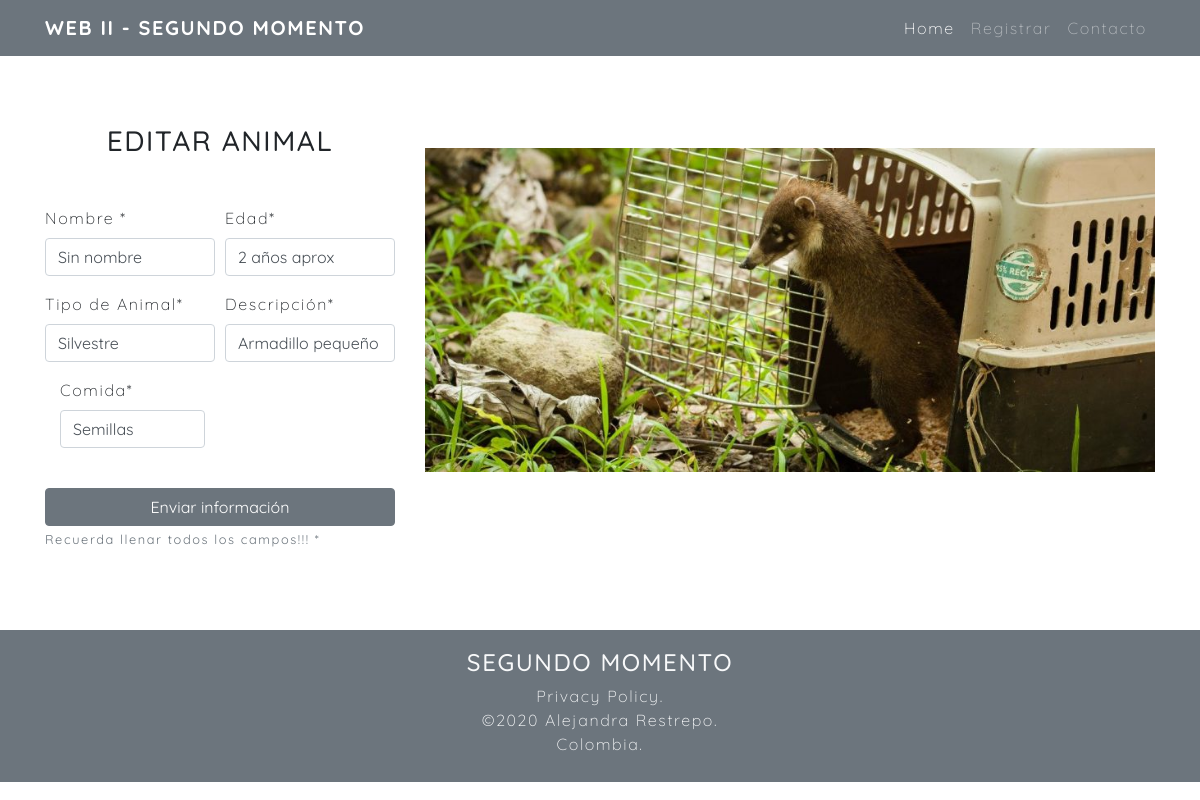
The page /users/editRegistry?id=5 on the database its author committed.
### tables this page shows
CREATE TABLE `registry` (
  `id` int(20) NOT NULL,
  `name` varchar(20) NOT NULL,
  `age` varchar(100) NOT NULL,
  `type` varchar(20) NOT NULL,
  `description` varchar(100) NOT NULL,
  `food` varchar(50) NOT NULL
);

### application/controllers/Users.php (called while the page is built, shortened)
<?php
class Users extends CI_Controller {
        public function editRegistry(){
                $id = $this->input->get('id');
                $registry = array('registry' => $this->Records->listRegistry($id));
                $this->load->view('layouts/header');
                $this->load->view('usersedit',$registry);
                $this->load->view('layouts/footer');
        }
}

### index.php (called while the page is built, shortened)
<?php
require_once BASEPATH.'core/CodeIgniter.php';

### application/models/Records.php (called while the page is built, shortened)
<?php
class Records extends CI_model {
	public function listRegistry($id){
			$response = $this->db->query("SELECT * FROM registry WHERE id = $id")->result();
			return $response[0];
	}
}

### application/views/usersedit.php (the view)
<section id="register">
        <div class="container">
            <div class="row ">
                <div class="col-md-4 my-4">
                    <form method="POST" action="<?php echo base_url().'/users/sendUpdateRegistry?id='.$registry->id?>" class="needs-validation" novalidate>
                        <h3 class="text-center">EDITAR ANIMAL</h3>
                        <div class="form-row mt-5">
                            <div class="form-group col-md-6">
                                <label for="name">Nombre <span class="red">*</span></label>
                                <input type="text" value="<?php echo $registry->name?>" class="form-control" id="name" name="name" required>
                            </div>
                            <div class="form-group col-md-6">
                                <label for="age">Edad<span class="red">*</span></label>
                                <input type="text" value="<?php echo $registry->age?>" class="form-control" id="age" name="age" required>
                            </div>
                        </div>
                        <div class="form-row">
                            <div class="form-group col-md-6">
                                <label for="type">Tipo de Animal<span class="red">*</span></label>
                                <input type="text" min="8" max="10" value="<?php echo $registry->type?>" class="form-control" id="type" name="type" max="9999999999" required>
                            </div>
                            <div class="form-group col-md-6">
                                <label for="description">Descripción<span class="red">*</span></label>
                                <input type="text" min="8" max="10" value="<?php echo $registry->description?>" class="form-control" id="description" name="description" required>
                            </div>
                        </div>
                        <div>
                        <div class="form-group col-md-6">
                                <label for="food">Comida<span class="red">*</span></label>
                                <input type="text" min="8" max="10" value="<?php echo $registry->food?>" class="form-control" id="food" name="food" required>
                            </div>
                        </div>
                        <br>
                        <button type="submit" class="btn btn-secondary btn-block" id="sendinformation">Enviar
                            información</button>
                    </form>
                    <span class="font-weight-bold"><a href="" class="card-link text-success"><small
                                class="text-muted">Recuerda llenar todos los campos!!! *</small></a></span></p>
                                </div>
                <div class="col-md-8 mt-5">
                    <div class="card">
                            <div class="carousel-item active">
                                <img src="<?php echo base_url('assets/img/habitat.jpg')?>" class="d-block w-100" alt="...">
                        </div>
                    </div>
                </div>
            </div>
        </div>
    </section>

### assets/css/main.css (style rules this page uses)
body { font-family: 'Quicksand', sans-serif; font-size: 1rem; font-weight: 200; letter-spacing: 0.1rem; }
.card { border: none; }
#register { margin-top: 100px; }

### rows shown on the page
registry: name "Sin nombre", age "2 años aprox", type "Silvestre", description "Armadillo pequeño", food "Semillas"
